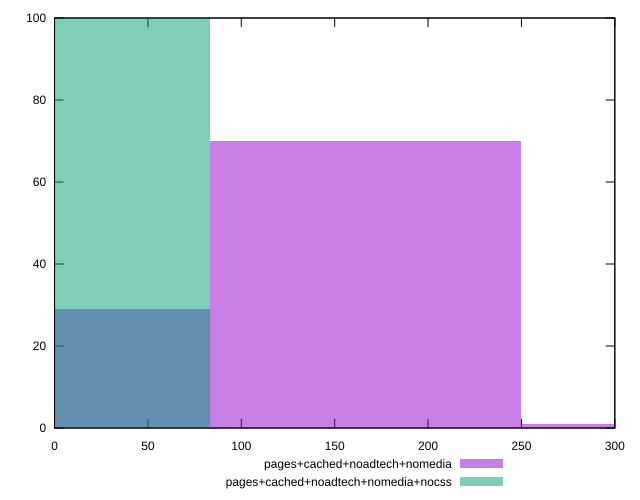

Generate this figure with gnuplot:
reset

$pagesCachedNoadtechNomedia <<EOF
332.95623542915934 1
166.47811771457967 70
0 29
EOF

$pagesCachedNoadtechNomediaNocss <<EOF
0 100
EOF

set key outside below
set boxwidth 166.47811771457967
set xrange [0:300]
set yrange [0:100]
set trange [0:100]
set style fill transparent solid 0.5 noborder
set terminal svg size 640, 500 enhanced background rgb 'white'
set output "report_00018_2021-02-10T15-25-16.877Z/unused-css-rules/comparison/histogram/3_vs_4.svg"

plot $pagesCachedNoadtechNomedia title "pages+cached+noadtech+nomedia" with boxes, \
     $pagesCachedNoadtechNomediaNocss title "pages+cached+noadtech+nomedia+nocss" with boxes

reset
